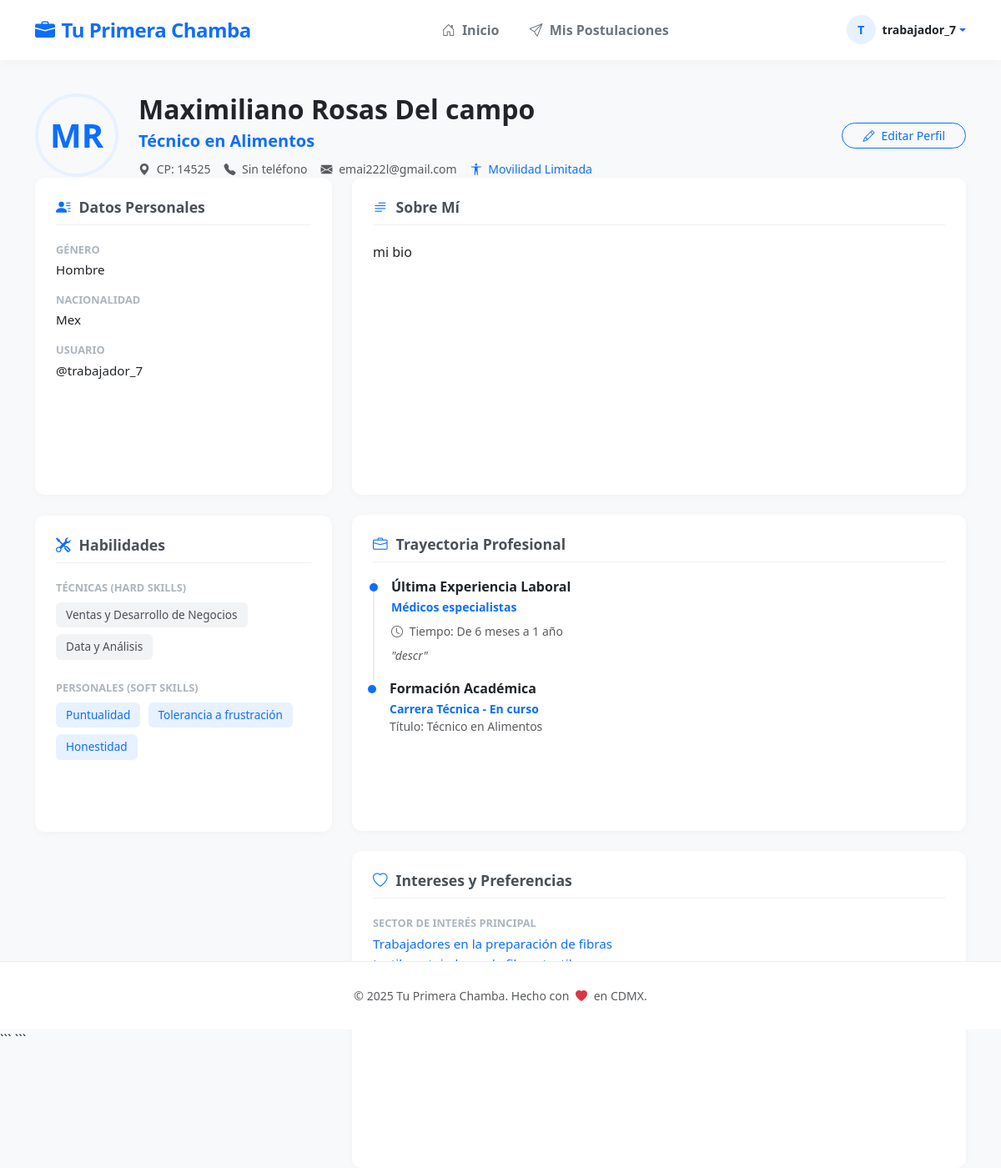
The page /trabajadores/perfil_trabajador/ (signed in) on the database its author committed.
### aplicaciones/trabajadores/models.py (models this page shows, shortened)
class Trabajador(models.Model):
    nombre = models.CharField(max_length=20, null=False, blank=False)
    apellido_p = models.CharField(max_length=20, null=False, blank=False)
    apellido_m = models.CharField(max_length=20, null=False, blank=False)
    genero = models.CharField(max_length=20, null=False, blank=False)#opciones: masculino, femenino, otro
    nacionalidad = models.CharField(max_length=30, null=False, blank=False)
    email = models.EmailField(null=False, blank=False, unique=True)
    telefono = models.CharField(max_length=15, null=True, blank=True)
    cod_post = models.IntegerField(null=True, blank=True)
    usuario = models.OneToOneField(User, on_delete=models.CASCADE, null=True)
    movilidad_limitada = models.BooleanField(default=False)#indica si el trabajador tiene alguna discapacidad motriz
    biografia = models.TextField(null=True, blank=True)#descripción personal
    estudios = models.CharField(max_length=50, null=False, blank=False)#opciones: en etiquetas.py seccion NIVEL_ESTUDIOS
    titulo = models.CharField(max_length=100, null=True, blank=True)
    ult_area_ocup = models.IntegerField(null=True, blank=True)#opciones: indice de SINCO
    ult_exp = models.CharField(max_length=50, null=True, blank=True)#opciones: tiempo de experiencia en etiquetas.py
    descripcion_exp = models.TextField(null=True, blank=True)#Los detalles de la experiencia laboral
    hard_skills = models.TextField(null=True, blank=True)#lista de habilidades duras separadas por comas derivadas de VACANTE_TAGS['2']
    soft_skills = models.TextField(null=True, blank=True)#lista de habilidades duras separadas por comas derivadas de VACANTE_TAGS['3']
    area_interes = models.IntegerField(null=True, blank=True)#indice de SINCO
    intereses = models.TextField(null=True, blank=True)#lista de intereses separadas por comas derivadas de VACANTE_TAGS['1']

### aplicaciones/general/decorators.py (the view)
    def wrapper_func(request, *args, **kwargs):
        if not request.user.is_authenticated:
            return redirect('login')
        if hasattr(request.user, 'trabajador'):
            return view_func(request, *args, **kwargs)
        else:
            messages.info(request, "Estás logueado como empresa. Cierra sesión para buscar empleo.")
            return redirect('home') # Redirigir a zona empresa

### aplicaciones/trabajadores/templates/perfil_trabajador.html (shortened to what this page needs)
{% extends 'base_trabajadores.html' %}
{% block content %}
<div class="profile-main-container">
    <div class="profile-header">
        <div class="row align-items-center">
            <div class="col-md-auto text-center text-md-start mb-3 mb-md-0">
                <div class="profile-avatar mx-auto mx-md-0">
                    {{ trabajador.nombre|slice:":1" }}{{ trabajador.apellido_p|slice:":1" }}
                </div>
            </div>
            <div class="col-md">
                <div class="text-center text-md-start">
                    <h2 class="fw-bold text-dark mb-1">{{ trabajador.nombre }} {{ trabajador.apellido_p }} {{ trabajador.apellido_m }}</h2>
                    <p class="text-primary fw-bold mb-2 fs-5">{{ trabajador.titulo|default:"Profesional en búsqueda activa" }}</p>
                    <div class="text-muted small d-flex flex-wrap justify-content-center justify-content-md-start gap-3">
                        <span><i class="bi bi-geo-alt-fill me-1"></i> CP: {{ trabajador.cod_post|default:"--" }}</span>
                        <span><i class="bi bi-telephone-fill me-1"></i> {{ trabajador.telefono|default:"Sin teléfono" }}</span>
                        <span><i class="bi bi-envelope-fill me-1"></i> {{ trabajador.email }}</span>
                        {% if trabajador.movilidad_limitada %}
                            <span class="text-primary"><i class="bi bi-universal-access me-1"></i> Movilidad Limitada</span>
                        {% endif %}
                    </div>
                </div>
            </div>
            <div class="col-md-auto text-center mt-3 mt-md-0">
                <button class="btn btn-outline-primary btn-sm px-4 rounded-pill">
                    <i class="bi bi-pencil me-2"></i>Editar Perfil
                </button>
            </div>
        </div>
    </div>
    <div class="row g-4">
        <div class="col-lg-4">
            <div class="content-card">
                <h5 class="section-title"><i class="bi bi-person-lines-fill"></i>Datos Personales</h5>
                <div class="info-item">
                    <span class="info-label">Género</span>
                    <span class="info-value">{{ genero_texto }}</span>
                </div>
                <div class="info-item">
                    <span class="info-label">Nacionalidad</span>
                    <span class="info-value">{{ trabajador.nacionalidad }}</span>
                </div>
                <div class="info-item">
                    <span class="info-label">Usuario</span>
                    <span class="info-value">@{{ trabajador.usuario.username }}</span>
                </div>
            </div>
            <div class="content-card">
                <h5 class="section-title"><i class="bi bi-tools"></i>Habilidades</h5>
                <div class="mb-3">
                    <span class="info-label mb-2">Técnicas (Hard Skills)</span>
                    <div>
                        {% for skill in hard_skills_list %}
                            <span class="skill-tag">{{ skill }}</span>
                        {% empty %}
                            <small class="text-muted fst-italic">Sin habilidades técnicas registradas.</small>
                        {% endfor %}
                    </div>
                </div>
                <div>
                    <span class="info-label mb-2">Personales (Soft Skills)</span>
                    <div>
                        {% for skill in soft_skills_list %}
                            <span class="skill-tag soft-tag">{{ skill }}</span>
                        {% empty %}
                            <small class="text-muted fst-italic">Sin habilidades blandas registradas.</small>
                        {% endfor %}
                    </div>
                </div>
            </div>
        </div>
        <div class="col-lg-8">
            <div class="content-card mb-4">
                <h5 class="section-title"><i class="bi bi-text-paragraph"></i>Sobre Mí</h5>
                <p class="text-muted mb-0" style="line-height: 1.6;">
                    {{ trabajador.biografia|default:"No has añadido una descripción personal aún. ¡Cuéntanos sobre ti!"|linebreaks }}
                </p>
            </div>
            <div class="content-card mb-4">
                <h5 class="section-title"><i class="bi bi-briefcase"></i>Trayectoria Profesional</h5>
                <div class="timeline-item">
                    <h6 class="fw-bold text-dark mb-1">Última Experiencia Laboral</h6>
                    <p class="text-primary small fw-bold mb-2">{{ area_ocup_texto }}</p>
                    <p class="text-muted small mb-2"><i class="bi bi-clock me-1"></i> Tiempo: {{ experiencia_texto }}</p>
                    <p class="text-muted mb-0 small fst-italic">
                        "{{ trabajador.descripcion_exp|default:'Sin descripción detallada de la experiencia.' }}"
                    </p>
                </div>
                <div class="timeline-item">
                    <h6 class="fw-bold text-dark mb-1">Formación Académica</h6>
                    <p class="text-primary small fw-bold mb-0">{{ estudios_texto }}</p>
                    {% if trabajador.titulo %}
                        <p class="text-muted small">Título: {{ trabajador.titulo }}</p>
                    {% endif %}
                </div>
            </div>
            <div class="content-card">
                <h5 class="section-title"><i class="bi bi-heart"></i>Intereses y Preferencias</h5>
                <div class="row">
                    <div class="col-md-6">
                        <div class="info-item">
                            <span class="info-label">Sector de Interés Principal</span>
                            <span class="info-value text-primary">{{ area_interes_texto }}</span>
                        </div>
                    </div>
                    <div class="col-md-12">
                        <span class="info-label mb-2">Áreas específicas de interés</span>
                        <div>
                            {% for interes in intereses_list %}
                                <span class="badge bg-light text-dark border me-1">{{ interes }}</span>
                            {% empty %}
                                <small class="text-muted">No has seleccionado intereses específicos.</small>
                            {% endfor %}
                        </div>
                    </div>
                </div>
            </div>
        </div>
    </div>
</div>
{% endblock %}

### aplicaciones/trabajadores/templates/base_trabajadores.html (shortened to what this page needs)
{% load static %}
<!DOCTYPE html>
<html lang="es">
<head>
    <link href="https://cdn.jsdelivr.net/npm/bootstrap@5.3.0/dist/css/bootstrap.min.css" rel="stylesheet">
    <link rel="stylesheet" href="https://cdn.jsdelivr.net/npm/bootstrap-icons@1.10.5/font/bootstrap-icons.css">
</head>
<body>
    <nav class="navbar navbar-expand-lg navbar-custom sticky-top">
        <div class="container">
            <a class="navbar-brand fs-4" href="{% url 'home_t' %}">
                <i class="bi bi-briefcase-fill me-2"></i>Tu Primera Chamba
            </a>
            <div class="collapse navbar-collapse" id="navbarNav">
                <ul class="navbar-nav mx-auto">
                    <li class="nav-item">
                        <a class="nav-link {% if request.resolver_match.url_name == 'home_t' %}active{% endif %}" href="{% url 'home_t' %}">
                            <i class="bi bi-house-door me-1"></i> Inicio
                        </a>
                    </li>
                    <li class="nav-item">
                        <a class="nav-link {% if request.resolver_match.url_name == 'mis_postulaciones' %}active{% endif %}" href="{% url 'mis_postulaciones' %}">
                            <i class="bi bi-send me-1"></i> Mis Postulaciones
                        </a>
                    </li>
                </ul>
                <div class="d-flex align-items-center mt-3 mt-lg-0">
                    <div class="dropdown">
                        <a href="#" class="d-flex align-items-center text-decoration-none dropdown-toggle" id="userDropdown" data-bs-toggle="dropdown" aria-expanded="false">
                            <div class="user-avatar-nav me-2">
                                {{ request.user.first_name|slice:":1"|default:request.user.username|slice:":1"|upper }}
                            </div>
                            <span class="fw-bold text-dark d-none d-lg-inline small">{{ request.user.first_name|default:request.user.username }}</span>
                        </a>
                    </div>
                </div>
            </div>
        </div>
    </nav>
    <main class="main-wrapper">
        <div class="container">
            {% block content %}
            {% endblock %}
        </div>
    </main>
    <footer>
        <div class="container text-center text-muted small">
            <p class="mb-0">&copy; 2025 Tu Primera Chamba. Hecho con <i class="bi bi-heart-fill text-danger mx-1"></i> en CDMX.</p>
        </div>
    </footer>
</body>
</html>

### rows shown on the page
Trabajador: nombre "M", apellido_p "R", nombre "Maximiliano", apellido_p "Rosas", apellido_m "Del campo", titulo "Técnico en Alimentos", cod_post "14525", telefono "Sin teléfono", email "emai222l@gmail.com", nacionalidad "Mex", usuario.username "trabajador_7", biografia "mi bio", descripcion_exp "descr"

### other values the page prints
{{ request.user.first_name|default:request.user.username }} "trabajador_7"
{{ genero_texto }} "Hombre"
{{ skill }} "Ventas y Desarrollo de Negocios" "Data y Análisis"
{{ skill }} "Puntualidad" "Tolerancia a frustración" "Honestidad"
{{ area_ocup_texto }} "Médicos especialistas"
{{ experiencia_texto }} "De 6 meses a 1 año"
{{ estudios_texto }} "Carrera Técnica - En curso"
{{ area_interes_texto }} "Trabajadores en la preparación de fibras…"
